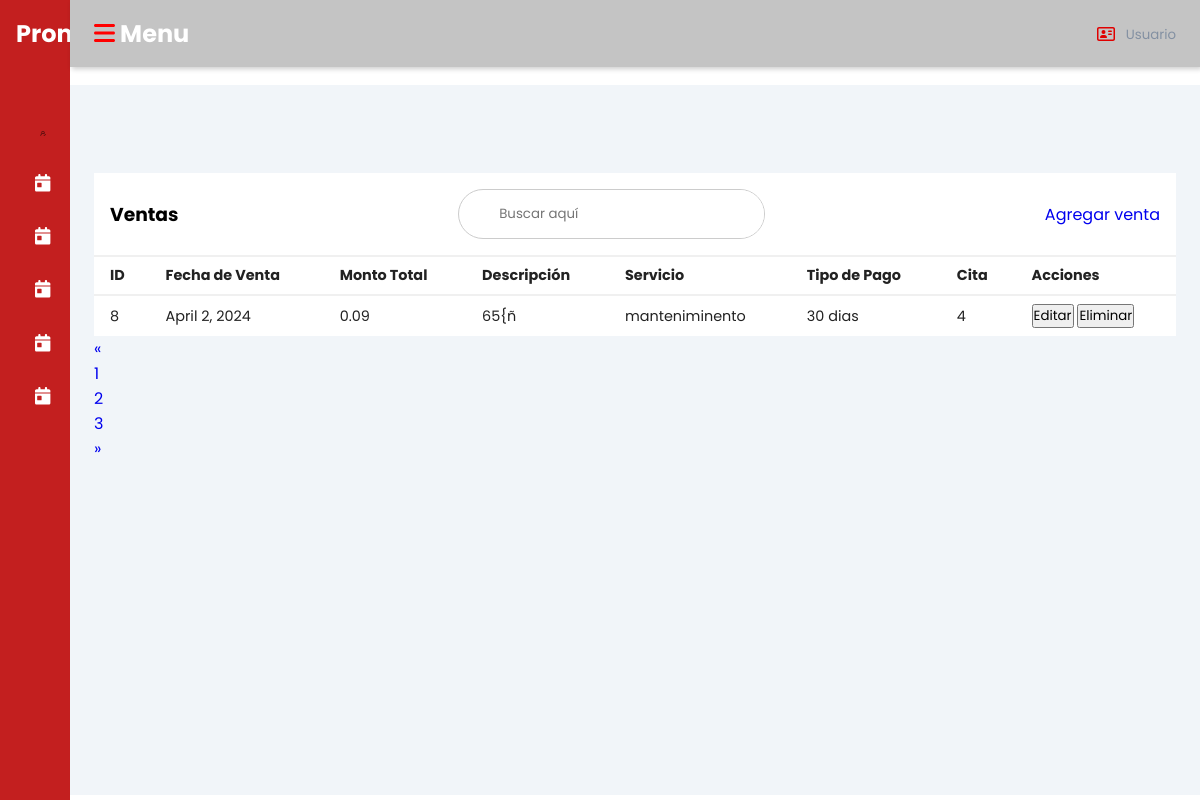
/ventas/, run on an earlier commit of the app's database.
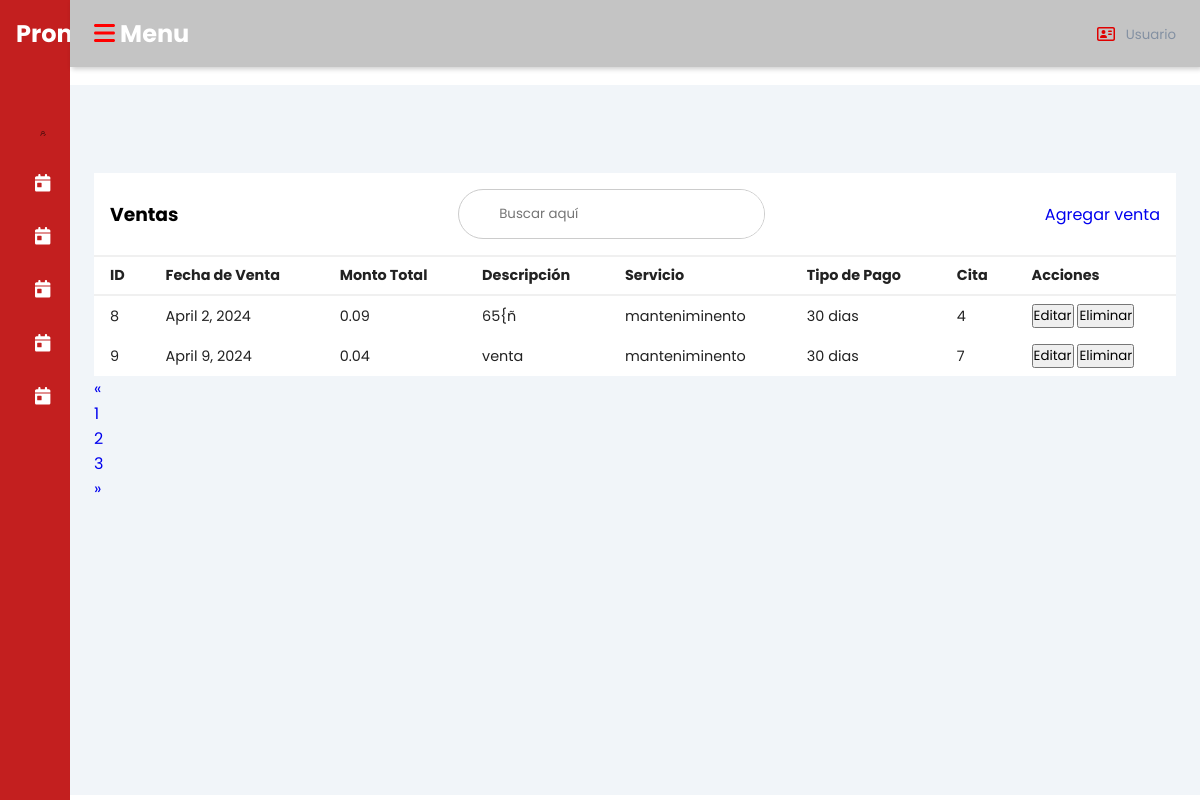
And on a later commit of the database.
### promecapp/models.py (models this page shows, shortened)
class Venta(models.Model):
    IDVenta = models.AutoField(primary_key=True)
    Fecha_Venta = models.DateField()
    Monto_Total = models.DecimalField(max_digits=10, decimal_places=2)
    descripcion = models.TextField()
    IDServicio = models.ForeignKey(Servicio, on_delete=models.CASCADE)
    IDTipo_pago = models.ForeignKey(TipoPago, on_delete=models.CASCADE)
    IDCita = models.ForeignKey(Citas, on_delete=models.CASCADE)
    class Meta:
        db_table = 'venta'

class Servicio(models.Model):
    IDServicio = models.AutoField(primary_key=True)
    Nombre_Servicio = models.CharField(max_length=30, unique=True)
    Descripcion = models.TextField()
    class Meta:
        db_table = 'servicios'
    def __str__(self):
        return self.Nombre_Servicio

class TipoPago(models.Model):
    idTipo_pago = models.AutoField(primary_key=True)
    nombre_pago = models.CharField(max_length=45, unique=True)
    class Meta:
        db_table = 'Tipo_pago'
    def __str__(self):
        return self.nombre_pago

class Citas(models.Model):
    IDCita = models.AutoField(primary_key=True)
    Fecha_Hora = models.DateTimeField()
    Descripcion = models.TextField(null=True)
    IDEstado = models.ForeignKey(Estado, on_delete=models.CASCADE)
    IDCliente = models.ForeignKey(Cliente, on_delete=models.CASCADE)
    class Meta:
        db_table = 'citas'
    def __str__(self):
        return str(self.IDCita)

### promecapp/views.py (the view)
# urls.py: path('ventas/', views.ventas, name='ventas'),
def ventas(request):
    ventas = Venta.objects.all()
    return render(request, 'ventas.html', {'ventas': ventas})

### promecapp/Templates/ventas.html (shortened to what the changed rows need)
{% load static %}
<!DOCTYPE html>
<html lang="en">
<head>
    <link rel="stylesheet" href="{% static 'css/dash.css' %}">
</head>
<body>
<div class="sidebar">
    <div class="sidebar-brand">
        <h2><href="{% url 'index' %}" class="btn btn-light">Promec</href=>
    </div>
</div>
<div class="main-content">
    <header>
        <h2>
            <label for="nav-toggle">
                <span class="fa-solid fa-bars" style="color: #ff0000;"></span>
            </label> Menu
        </h2>
    </header>
    <main>
        <div class="recent-grid">
            <div class="projects">
                <div class="card">
                    <div class="card-body">
                        <div class="table-responsive">
                            <table width="100%">
                                <thead>
                                    <tr>
                                        <td>ID</td>
                                        <td>Fecha de Venta</td>
                                        <td>Monto Total</td>
                                        <td>Descripción</td>
                                        <td>Servicio</td>
                                        <td>Tipo de Pago</td>
                                        <td>Cita</td>
                                        <td>Acciones</td>
                                    </tr>
                                </thead>
                                <tbody>
                                    {% for venta in ventas %}
                                        <tr>
                                            <td>{{ venta.IDVenta }}</td>
                                            <td>{{ venta.Fecha_Venta }}</td>
                                            <td>{{ venta.Monto_Total }}</td>
                                            <td>{{ venta.descripcion }}</td>
                                            <td>{{ venta.IDServicio }}</td>
                                            <td>{{ venta.IDTipo_pago }}</td>
                                            <td>{{ venta.IDCita }}</td>
                                            <td>
                                                <a href="{% url 'editar_venta' venta.IDVenta %}"><button>Editar</button>
                                                <form action="{% url 'eliminar_venta' venta.IDVenta %}" method="post" style="display: inline;">
                                                    <button type="submit" class="btn btn-danger">Eliminar</button>
                                                </form>
                                            </td>
                                        </tr>
                                    {% endfor %}
                                </tbody>
                            </table>
                        </div>
                    </div>
                </div>
            </div>
        </div>
    </main>
</div>
</body>
</html>

What changed in the data, as far as the page shows it:
added Venta: IDVenta "9", Fecha_Venta "April 9, 2024", Monto_Total "0.04", descripcion "venta", IDServicio "manteniminento", IDTipo_pago "30 dias", IDCita "7"
